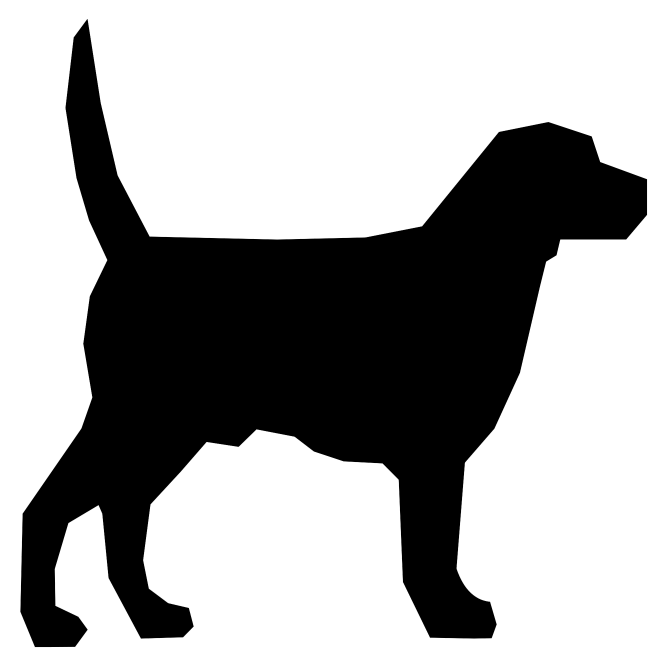
#> input picture data/dog.png, 2000 x 2000 px (shown at 1/3 size)
$ jupyter execute --allow-errors Example2_2D.ipynb
#> lines starting #> are read from the running program, lines starting #| are printed output that depends on the picture
### model/utils.py
import ot
import random
import numpy as np

from sklearn import manifold
from scipy.sparse import diags
from scipy.stats import ortho_group
from scipy.sparse.linalg import eigs
from sklearn.neighbors import kneighbors_graph, radius_neighbors_graph


def normalize(data):

    centroid = np.mean(data, axis=0)
    data -= centroid
    furthest_distance = np.max(np.sqrt(np.sum(abs(data) ** 2, axis=-1)))
    data /= furthest_distance

    return data


def fiedler(X, method='kng', param=50):
    """
    Returns the fiedler vector of a point cloud

    Parameters
    ----------
    X : ndarray, shape (n, d)
        point cloud
    method : str, optional
        method for constructing the graph, in can be 'radius' or 'kng'. The default is 'kng'.
    param : int, optional
        parameter associated to the method (it represents the radius value if 'radius' or the number
        of nearest neighboors if 'kng'). The default is 50.

    Returns
    -------
    v : ndarray, shape (1, n)
        fiedler vector.

    """
    if method=='radius':
        A = radius_neighbors_graph(X, param, mode='connectivity',include_self=True)
    elif (method == 'kng'):
        A_ = kneighbors_graph(X, param, mode='connectivity', include_self=True)
        A = (A_ + A_.T) * .5

    N = A.shape[0]
    deg = np.sum(A, axis = 0).A1
    L = diags(deg, 0, shape = (N,N)) - A
    lbd, Q = eigs(L, k=3, which = 'SM')
    pos = np.argsort(lbd)
    V = Q[:,pos]
    Fiedler = V[:,1].real
    ff = Fiedler - np.min(Fiedler)
    v = ff/np.max(ff)

    return v


def fiedler_matching(x, y):

    fx   = normalize(fiedler(x, method='kng', param=int(x.shape[0]*.2))).reshape(-1,1)
    fy   = normalize(fiedler(y, method='kng', param=int(y.shape[0]*.2))).reshape(-1,1)

    F = [fy, -fy]
    min_distance = 1000
    for f in F:

        cost_matrix = ot.dist(fx, f)
        weights1 = np.ones(x.shape[0]) / x.shape[0]
        weights2 = np.ones(y.shape[0]) / y.shape[0]
        Gamma, log = ot.emd(weights1, weights2, cost_matrix, log=True)
        distance = log['cost']
        #print('- fiedler distance: ', distance)
        if distance < min_distance:
            min_distance = distance
            Gamma0 = Gamma

    U, E, Vh = np.linalg.svd(y.T @ Gamma0.T @ x)
    P = U @ Vh
    return P


# [46 lines left out: function smacof_mds, not called in this run]


def uncorrelate(x):
    Sigma = np.cov(x.T)
    eigen_val, eigen_vec = np.linalg.eig(Sigma)
    Q = eigen_vec
    return Q


def pca_wass_2d(x, y):

    Qx = uncorrelate(x)
    Qy = uncorrelate(y)

    A = Qy.T @ Qx
    x_ = x @ A

    s1 = np.eye(2) # no reflection
    s2 = np.array([[-1., 0.],[0., 1.]]) # y-axis reflection
    s3 = np.array([[1., 0.],[0., -1.]]) # x-axis reflection
    s4 = -np.eye(2) # xy-axis reflection
    t = np.pi/2
    R = np.array([[np.cos(t), -np.sin(t)],
                  [np.sin(t), np.cos(t)]])
    S = [s1, s2, s3, s4, s1@R, s2@R, s3@R, s4@R]

    min_distance = 1000
    for s in S:
        candidate = x_ @ s
        cost_matrix = ot.dist(candidate, y)
        weights1 = np.ones(candidate.shape[0]) / candidate.shape[0]
        weights2 = np.ones(y.shape[0]) / y.shape[0]
        distance = ot.emd2(weights1, weights2, cost_matrix)
        # print('- pca_wass distance: ', distance)
        if distance < min_distance:
            min_distance = distance
            best_s = s

    P = A @ best_s
    return P


# [32 lines left out: function pca_wass_3d, not called in this run]


# =============================================================================
# Create data sets
# =============================================================================

def create_2D_class(pivot, color, num_samples, noise=[.01,.02], rotate=False, seed=None):

    if seed is not None:
        random.seed(seed)
        np.random.seed(seed)

    n, d = pivot.shape
    dataset_non_ruotato = []
    dataset_ruotato     = []
    dataset_colori      = []

    for i in range(num_samples):

        frequency = np.random.choice(a=[1, 2, 3],
                                     size=n,
                                     p=[.90, .07, .03])

        cand = np.concatenate((pivot, pivot[frequency!=1], pivot[frequency==3]))
        color_cand = np.concatenate((color, color[frequency!=1], color[frequency==3]))

        if rotate==True:
            t = random.uniform(0, 2*np.pi)
            R = np.array([[np.cos(t), -np.sin(t)],
                          [np.sin(t), np.cos(t)]])
        else:
            R = np.eye(2)

        eps = np.random.normal(noise[0], noise[1], [cand.shape[0], d])
        new_cloud = cand + eps

        idx = np.random.permutation(new_cloud.shape[0])
        new_cloud = new_cloud[idx]
        color_cand = color_cand[idx]
        dataset_non_ruotato.append(new_cloud)
        dataset_colori.append(color_cand)

        # Apply random symmetry (flip along the x-axis or y-axis)
        apply_symmetry = np.random.choice([True, False])
        if apply_symmetry:
            S = np.array([[1, 0], [0, -1]])  # Reflection over the y-axis
        else:
            S = np.eye(2)  # No symmetry applied

        dataset_ruotato.append(new_cloud @ R @ S)
    return dataset_non_ruotato, dataset_ruotato, dataset_colori


# [37 lines left out: function create_3D_class, not called in this run]

### Example2_2D.ipynb
[cell 1]
import ot
import time
import random
import numpy as np
import scipy as sp
import seaborn as sns
import matplotlib.pyplot as plt

from sklearn.manifold  import Isomap
from sklearn.neighbors import radius_neighbors_graph

from model.utils import normalize, fiedler, create_2D_class, fiedler_matching, pca_wass_2d
from model.pwfunction import procrustes_wasserstein, pw_barycenter

seed = 1
random.seed(seed)
np.random.seed(seed)

[cell 2]
I = plt.imread("data/dog.png").astype(np.float64)[::50, ::50, 2]
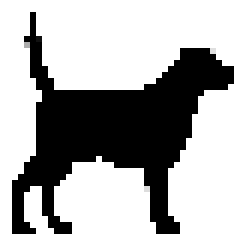
#> I: shape (40, 40) float64 (shown 6 times larger); min 0, max 1, mean 0.672
n = I.shape[0]
#> n = 40
XX, YY = np.meshgrid(np.arange(n), np.arange(n))
x = normalize(np.stack((XX[I == 0], -YY[I == 0]), 1) * 1.0)
#> in normalize, `centroid = np.mean(data, axis=0)`: centroid = [18.66, -21.32]
#> in normalize, `data -= centroid`: data = 524 pairs, first value -16.66 to 19.34, second value -16.68 to 19.32
#> in normalize, `furthest_distance = np.max(np.sqrt(np.sum(abs(data) ** 2, axis=-1)))`: furthest_distance = 23.67
#> in normalize, `data /= furthest_distance`: data = 524 pairs, first value -0.704 to 0.817, second value -0.705 to 0.817
#> x has the same summary as data in normalize
print('Number of point of the pivot cloud: ', x.shape[0])
#| Number of point of the pivot cloud:  524
d = x.shape[1]
#> d = 2
pivot_color = fiedler(x)
#> in fiedler, `deg = np.sum(A, axis = 0).A1`: deg = 524 values, max 67.5 at index 399, min 32 at index 0, mean 50
#> in fiedler, `pos = np.argsort(lbd)`: pos = [2, 0, 1]
#> in fiedler, `Fiedler = V[:,1].real`: Fiedler = 524 values, max 0.0721 at index 514, min -0.0649 at index 46, mean 0
#> in fiedler, `ff = Fiedler - np.min(Fiedler)`: ff = 524 values, max 0.137 at index 514, min 0 at index 46, mean 0.0649
#> in fiedler, `v = ff/np.max(ff)`: v = 524 values, max 1 at index 514, min 0 at index 46, mean 0.474
#> pivot_color has the same summary as v in fiedler

num_samples = 50
dataset_n_r, dataset_r, dataset_colors = create_2D_class(x, pivot_color, num_samples=num_samples, noise=[.01,.01],
                                                         rotate=True, seed=seed)
#> after the loop in create_2D_class, `for i in range(num_samples):`: dataset_colori = 50 items; dataset_non_ruotato = 50 point arrays, longest 606 points
#> dataset_n_r = 50 point arrays, longest 606 points; dataset_r = 50 point arrays, longest 606 points; dataset_colors = 50 items

Compute the reference distances (ideally PW distance = W distance).

[cell 3]
y_true_pw = []
y_true_w = []

#> (the rest of this cell did not finish here and is left out)

# Esempio 2 (compariamo 'init' differenti per PW)

Gromov-Wasserstein con distanze euclidee

[cell 4]
y_pred_GW_euclidean = []
registered_dataset_GW_euclidean = []
color_matching_GW_euclidean = []
success_list_euclidean = np.zeros(num_samples)

#> (the rest of this cell did not finish here and is left out)

[cell 5]
y_pred_GW_geodesic = []
registered_dataset_GW_geodesic = []
color_matching_GW_geodesic = []
success_list_geodesic = np.zeros(num_samples)
embedding = Isomap()

#> (the rest of this cell did not finish here and is left out)

[cell 6]
y_pred_fiedler = []
registered_dataset_fiedler = []
color_matching_fiedler = []
success_list_fiedler = np.zeros(num_samples)

#> (the rest of this cell did not finish here and is left out)

[cell 7]
y_pred_PCA_wass = []
registered_dataset_PCA_wass = []
color_matching_PCA_wass = []
success_list_PCA_wass = np.zeros(num_samples)

#> (the rest of this cell did not finish here and is left out)

[cell 8]
plt.figure(figsize=(8,4))
data = np.array([success_list_euclidean, success_list_geodesic, success_list_fiedler, success_list_PCA_wass])
sns.heatmap(data, annot=False, cmap='coolwarm', xticklabels=range(1, num_samples+1),
            yticklabels=['Euc-GW', 'Geo-GW', 'Fiedler-W', 'UPCA-W'], linewidth=.05, cbar=False)
plt.xlabel('Shape index', fontsize=13)
plt.title(r'$\mathtt{dog}$ (2D)', fontsize=13)
plt.savefig('fig/PW_init_2D.pdf', bbox_inches='tight', format="pdf")
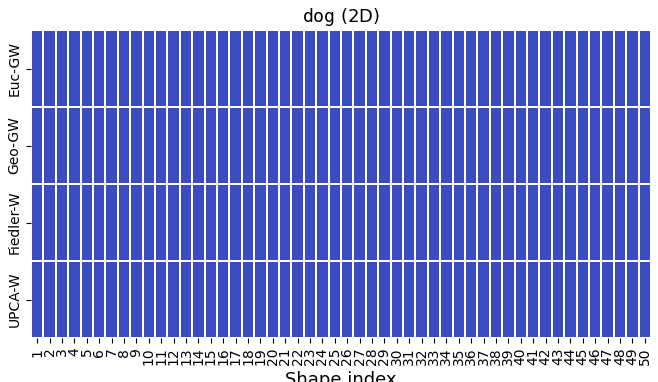
#> figure drawn by matplotlib, 1 panel
plt.show()

[cell 9]
fig, ax = plt.subplots(1,1, figsize=(2,2))
ax.scatter(x[:, 0], x[:, 1], c=pivot_color, edgecolors="k", alpha=.8, s=20, cmap='viridis', linewidth=.5)
ax.set_axis_off()
#ax.set_xticks([])
#ax.set_yticks([])
plt.tight_layout()
plt.savefig('fig/Supplementary/2D_pivot.pdf', bbox_inches='tight', format="pdf")
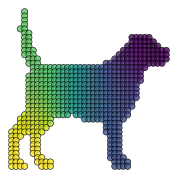
#> figure drawn by matplotlib, 1 panel
plt.show()

[cell 10]
datasets = [dataset_r, registered_dataset_GW_euclidean, registered_dataset_GW_geodesic,
            registered_dataset_fiedler, registered_dataset_PCA_wass]
colors = [dataset_colors, color_matching_GW_euclidean, color_matching_GW_geodesic,
          color_matching_fiedler, color_matching_PCA_wass]

names = ['2D_Dataset',
         '2D_EucGW_matching',
         '2D_GeoGW_matching',
         '2D_Fiedler_matching',
         '2D_UPCAW_matching']

#> (the rest of this cell did not finish here and is left out)

$ run again, with data/bird.png copied over data/dog.png
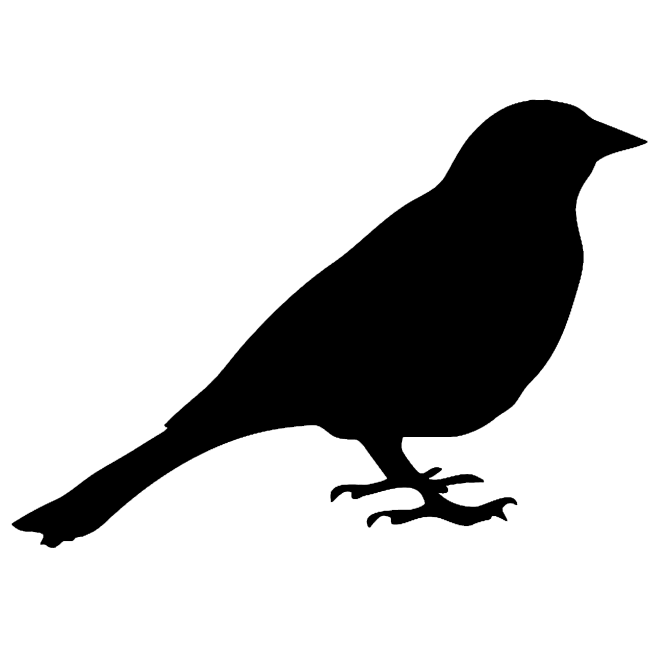
#> input picture data/bird.png, 1325 x 1325 px (shown at 1/2 size)
#> centroid = [15.91, -13.03]
#> in normalize, `data -= centroid`: data = 147 pairs, first value -14.91 to 8.09, second value -7.97 to 8.03
#> furthest_distance = 16.91
#> in normalize, `data /= furthest_distance`: data = 147 pairs, first value -0.882 to 0.478, second value -0.472 to 0.475
#> x has the same summary as data in normalize
#| Number of point of the pivot cloud:  147
#> deg = 147 values, max 68.5 at index 95, min 32 at index 143, mean 50
#> pos = [2, 0, 1]
#> Fiedler = 147 values, max 0.12 at index 143, min -0.122 at index 4, mean 0
#> ff = 147 values, max 0.242 at index 143, min 0 at index 4, mean 0.122
#> v = 147 values, max 1 at index 143, min 0 at index 4, mean 0.503
#> pivot_color has the same summary as v in fiedler
#> after the loop in create_2D_class, `for i in range(num_samples):`: dataset_colori = 50 items; dataset_non_ruotato = 50 point arrays, longest 175 points
#> dataset_colors = 50 items
#> `plt.savefig('fig/Supplementary/2D_pivot.pdf', bbox_inches='tight', for..`:
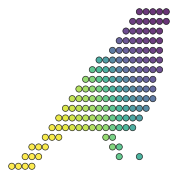
#> figure drawn by matplotlib, 1 panel
